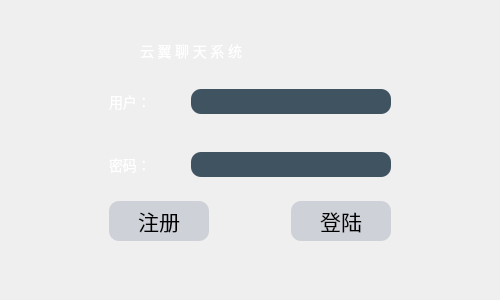
<?xml version="1.0" encoding="UTF-8"?>
<ui version="4.0">
 <class>login</class>
 <widget class="QDialog" name="login">
  <property name="geometry">
   <rect>
    <x>0</x>
    <y>0</y>
    <width>500</width>
    <height>300</height>
   </rect>
  </property>
  <property name="minimumSize">
   <size>
    <width>500</width>
    <height>300</height>
   </size>
  </property>
  <property name="maximumSize">
   <size>
    <width>500</width>
    <height>300</height>
   </size>
  </property>
  <property name="windowTitle">
   <string>登陆</string>
  </property>
  <property name="windowIcon">
   <iconset resource="res.qrc">
    <normaloff>:/images/bird.png</normaloff>:/images/bird.png</iconset>
  </property>
  <property name="styleSheet">
   <string notr="true">
QFrame{
border:sold 10px rgba(0,0,0);
background-image:url(H:/GUI_design/day04/image/Login_Blue5);//背景
}
QLineEdit{
color:#8d98a1;
background-color:#405361;
font-size:16px;
border-style:outset;
border-radius:10px;
font-style:MingLiU-ExtB;
}
QPushButton{
background:#ced1d8;
border-style:outset;
border-radius:10px;
font-style:MingLiU-ExtB;
}
QPushButton:pressed{
background-color:rgb(224,0,0);
border-style:inset;
font-style:MingLiU-ExtB;
}
QCheckBox{
background:rgba(85,170,255,0);
color:white;
font-style:MingLiU-ExtB;
}
QLabel{
background:rgba(85,170,255,0);
color:white;
font-style:MingLiU-ExtB;
font-size:14px;
}
</string>
  </property>
  <widget class="QWidget" name="widget_3" native="true">
   <property name="geometry">
    <rect>
     <x>100</x>
     <y>80</y>
     <width>300</width>
     <height>170</height>
    </rect>
   </property>
   <property name="minimumSize">
    <size>
     <width>300</width>
     <height>170</height>
    </size>
   </property>
   <property name="maximumSize">
    <size>
     <width>300</width>
     <height>170</height>
    </size>
   </property>
   <layout class="QVBoxLayout" name="verticalLayout">
    <item>
     <widget class="QWidget" name="widget" native="true">
      <layout class="QGridLayout" name="gridLayout">
       <item row="0" column="1">
        <spacer name="horizontalSpacer_2">
         <property name="orientation">
          <enum>Qt::Horizontal</enum>
         </property>
         <property name="sizeHint" stdset="0">
          <size>
           <width>40</width>
           <height>20</height>
          </size>
         </property>
        </spacer>
       </item>
       <item row="0" column="2">
        <widget class="QLineEdit" name="zh_btn">
         <property name="minimumSize">
          <size>
           <width>200</width>
           <height>25</height>
          </size>
         </property>
        </widget>
       </item>
       <item row="1" column="2">
        <spacer name="verticalSpacer">
         <property name="orientation">
          <enum>Qt::Vertical</enum>
         </property>
         <property name="sizeHint" stdset="0">
          <size>
           <width>20</width>
           <height>40</height>
          </size>
         </property>
        </spacer>
       </item>
       <item row="2" column="2">
        <widget class="QLineEdit" name="mm_btn">
         <property name="minimumSize">
          <size>
           <width>200</width>
           <height>25</height>
          </size>
         </property>
        </widget>
       </item>
       <item row="0" column="0">
        <widget class="QLabel" name="label">
         <property name="font">
          <font>
           <family>华文琥珀</family>
           <pointsize>14</pointsize>
          </font>
         </property>
         <property name="text">
          <string>用户：</string>
         </property>
        </widget>
       </item>
       <item row="2" column="0">
        <widget class="QLabel" name="label_2">
         <property name="font">
          <font>
           <family>华文琥珀</family>
           <pointsize>14</pointsize>
          </font>
         </property>
         <property name="text">
          <string>密码：</string>
         </property>
        </widget>
       </item>
      </layout>
     </widget>
    </item>
    <item>
     <widget class="QWidget" name="widget_2" native="true">
      <layout class="QHBoxLayout" name="horizontalLayout">
       <item>
        <widget class="QPushButton" name="zc_btn">
         <property name="minimumSize">
          <size>
           <width>100</width>
           <height>40</height>
          </size>
         </property>
         <property name="font">
          <font>
           <family>华文琥珀</family>
           <pointsize>16</pointsize>
          </font>
         </property>
         <property name="focusPolicy">
          <enum>Qt::NoFocus</enum>
         </property>
         <property name="text">
          <string>注册</string>
         </property>
        </widget>
       </item>
       <item>
        <spacer name="horizontalSpacer">
         <property name="orientation">
          <enum>Qt::Horizontal</enum>
         </property>
         <property name="sizeHint" stdset="0">
          <size>
           <width>40</width>
           <height>20</height>
          </size>
         </property>
        </spacer>
       </item>
       <item>
        <widget class="QPushButton" name="dl_btn">
         <property name="minimumSize">
          <size>
           <width>100</width>
           <height>40</height>
          </size>
         </property>
         <property name="font">
          <font>
           <family>华文琥珀</family>
           <pointsize>16</pointsize>
          </font>
         </property>
         <property name="text">
          <string>登陆</string>
         </property>
        </widget>
       </item>
      </layout>
     </widget>
    </item>
   </layout>
  </widget>
  <widget class="QLabel" name="label_3">
   <property name="geometry">
    <rect>
     <x>140</x>
     <y>30</y>
     <width>271</width>
     <height>41</height>
    </rect>
   </property>
   <property name="font">
    <font>
     <family>华光行楷_CNKI</family>
     <pointsize>26</pointsize>
    </font>
   </property>
   <property name="text">
    <string>云 翼 聊 天 系 统</string>
   </property>
  </widget>
 </widget>
 <resources>
  <include location="res.qrc"/>
 </resources>
 <connections/>
</ui>
